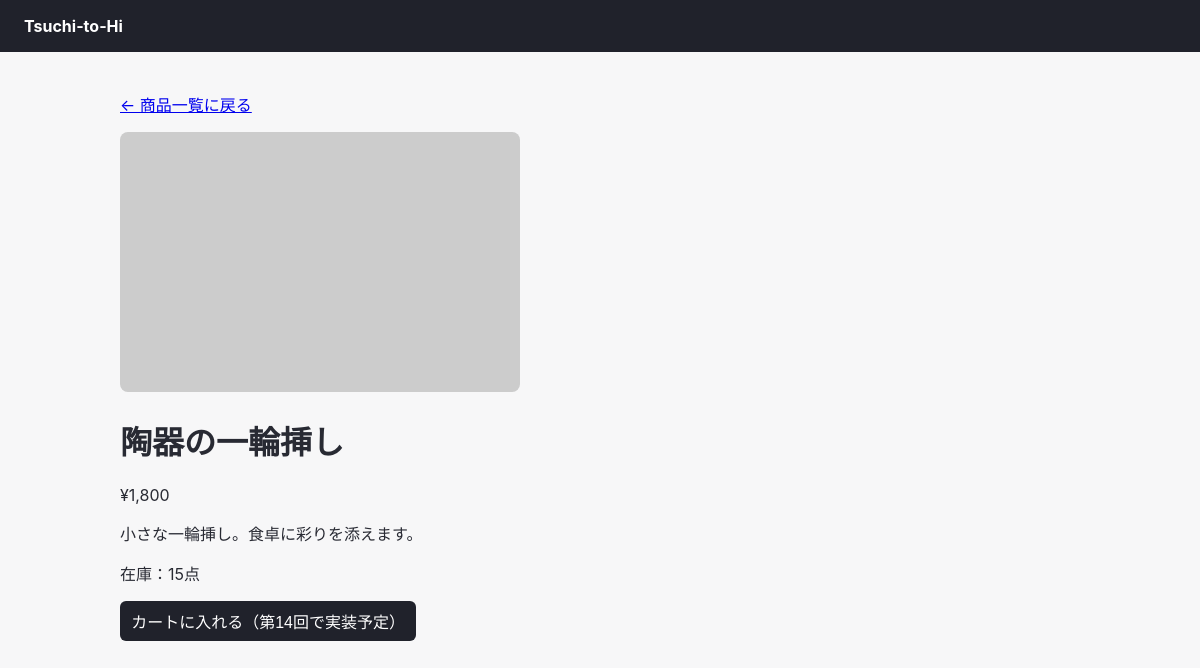
/item.php?id=4, run on the app's committed database.
### tables this page shows
CREATE TABLE items (
    id            INT AUTO_INCREMENT PRIMARY KEY,
    name          VARCHAR(255) NOT NULL,
    price         INT NOT NULL,
    description   TEXT,
    image         VARCHAR(255),
    stock         INT NOT NULL DEFAULT 0,
    category      VARCHAR(100),
    created_at    DATETIME NOT NULL DEFAULT CURRENT_TIMESTAMP
);

### public_html/item.php (the view, shortened to what this page needs)
<?php
require_once __DIR__ . '/../includes/config.php';
$id = (int) ($_GET['id'] ?? 0);
$stmt = $pdo->prepare('SELECT * FROM items WHERE id = ?');
$stmt->execute([$id]);
$item = $stmt->fetch();
?>
<!DOCTYPE html>
<html lang="ja">
<head>
    <link rel="stylesheet" href="assets/css/style.css">
</head>
<body>
    <header><a href="index.php">Tsuchi-to-Hi</a></header>
    <main>
        <p><a href="items.php">← 商品一覧に戻る</a></p>
        <img src="<?= $item['image'] ? 'uploads/items/' . htmlspecialchars($item['image']) : 'https://placehold.co/400x260' ?>"
             alt="" style="max-width:100%; border-radius:8px;">
        <h1><?= htmlspecialchars($item['name']) ?></h1>
        <p class="price">¥<?= number_format($item['price']) ?></p>
        <p><?= nl2br(htmlspecialchars($item['description'] ?? '')) ?></p>
        <p>在庫：<?= (int) $item['stock'] ?>点</p>
        <button disabled>カートに入れる（第14回で実装予定）</button>
    </main>
</body>
</html>

### public_html/assets/css/style.css (style rules this page uses)
body { font-family: -apple-system, "Hiragino Sans", "Yu Gothic UI", sans-serif; background: #f7f7f8; color: #282a33; margin: 0; padding: 0; }
header { background: #20222b; color: #fff; padding: 1rem 1.5rem; display: flex; justify-content: space-between; align-items: center; }
header a { color: #fff; text-decoration: none; font-weight: bold; }
main { max-width: 960px; margin: 0 auto; padding: 1.5rem; }
input, select, textarea, button { font-size: 1rem; padding: .5rem .7rem; border: 1px solid #dcdee3; border-radius: 6px; }
button, .btn { background: #20222b; color: #fff; border: none; cursor: pointer; text-decoration: none; display: inline-block; }

### data on the page
items: name "陶器の一輪挿し", price "1,800", description "小さな一輪挿し。食卓に彩りを添えます。", stock "15"
